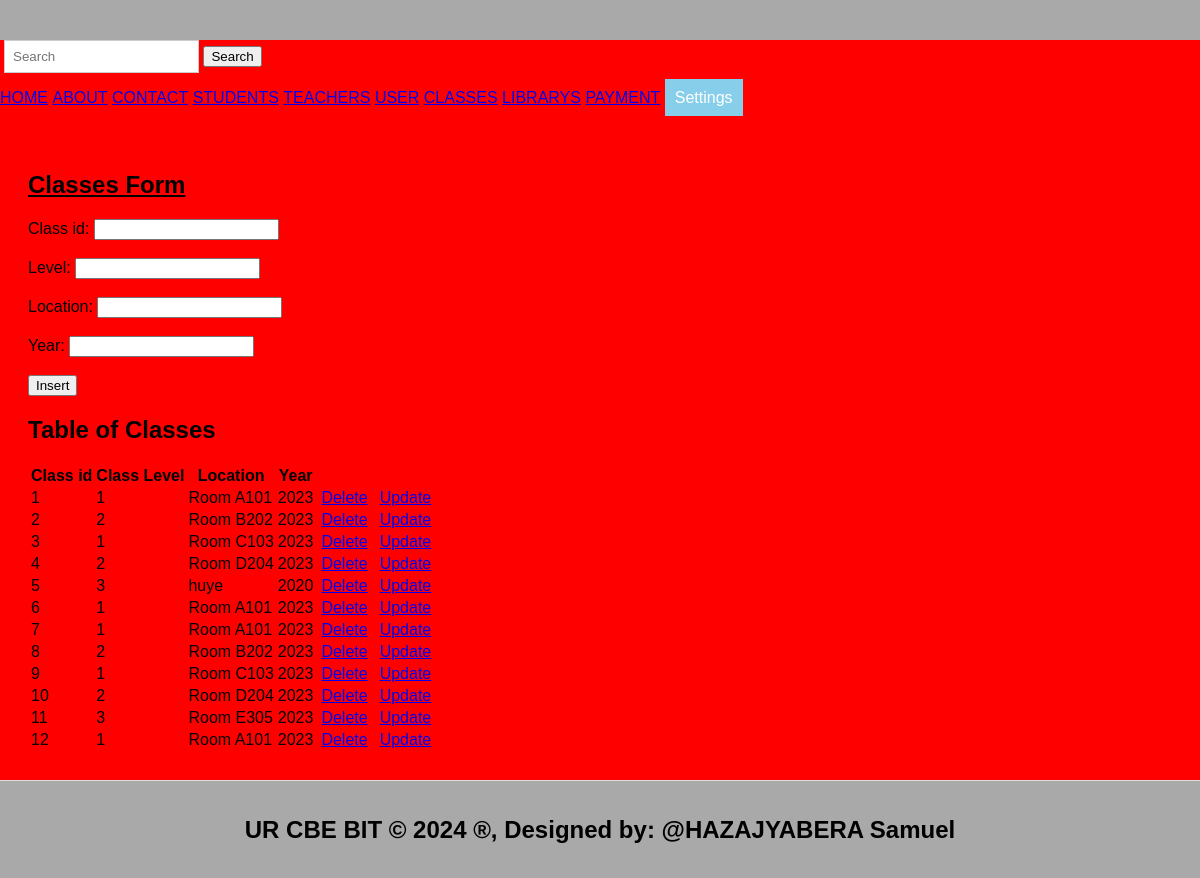
Screenshot of /class.php with the database file from the repository.
### tables this page shows
CREATE TABLE `classes` (
  `Class_id` int(11) NOT NULL,
  `Class_level` int(11) NOT NULL,
  `Location` varchar(20) NOT NULL,
  `Year` int(11) NOT NULL
);

### class.php (the view, shortened to what this page needs)
<!DOCTYPE html>
<html>
<head>
</head>
<body>
</body>
</html> <!DOCTYPE html>
<html lang="en">
<head>
  <link rel="stylesheet" type="text/css" href="style.css" title="style 1" media="screen, tv, projection, handheld, print"/>
</head>
<body>
  <header>
  </header>
<body><body bgcolor="gray">
  <form class="forms" role="search" action="search.php">
    <input class="form-control" type="text" placeholder="Search" aria-label="Search">
    <button class="searchbtn" type="submit">Search</button>
  </form>
  <ul style="list-style-type: none; padding: 0;">
    <li style="display: inline;"><a href="./home.html">HOME</a></li>
    <li style="display: inline;"><a href="./about_us.html">ABOUT</a></li>
    <li style="display: inline;"><a href="./contact.html">CONTACT</a></li>
    <li style="display: inline;"><a href="./student.html">STUDENTS</a></li>
    <li style="display: inline;"><a href="./teacher.html">TEACHERS</a></li>
    <li style="display: inline;"><a href="./course.html">USER</a></li>
    <li style="display: inline;"><a href="./class.html">CLASSES</a></li>
    <li style="display: inline;"><a href="./library.html">LIBRARYS</a></li>
    <li style="display: inline;"><a href="./payment.html">PAYMENT</a></li>
    <li class="dropdown" style="display: inline; margin-right: 10px;">
      <a href="#" style="padding: 10px; color: white; background-color: skyblue; text-decoration: none; margin-right: 15px;">Settings</a>
    </li>
  </ul>
  <section>
    <h1><u>Classes Form</u></h1>
    <form method="post">
      <label for="clid">Class id:</label>
      <input type="number" id="clid" name="clid"><br><br>
      <label for="clevel">Level:</label>
      <input type="text" id="clevel" name="clevel" required><br><br>
      <label for="cllocation">Location:</label>
      <input type="text" id="cllocation" name="cllocation" required><br><br>
      <label for="clyear">Year:</label>
      <input type="text" id="clyear" name="clyear" required><br><br>
      <input type="submit" name="insert" value="Insert">
    </form>
    <h2>Table of Classes</h2>
    <table>
      <tr>
        <th>Class id</th>
        <th>Class Level</th>
        <th>Location</th>
        <th>Year</th>
      </tr>
      <?php
      $host = "localhost";
      $user = "samuel";
      $pass = "222003581";
      $database = "hazajyabera_samuel_222003581";
      $connection = new mysqli($host, $user, $pass, $database);
      $sql = "SELECT * FROM Classes";
      $result = $connection->query($sql);
      if ($result->num_rows > 0) {
          while ($row = $result->fetch_assoc()) {
              echo "<tr><td>" . $row["Class_id"] . "</td>
                        <td>" . $row["Class_level"] . "</td>
                        <td>" . $row["Location"] . "</td>
                        <td>" . $row["Year"] . "</td>
                    <td><a style='padding:4px' href='delete_class.php? Class_id=" . $row["Class_id"] . "'>Delete</a></td>
                    <td><a style='padding:4px' href='update_class.php?Stu_id=" . $row["Class_id"] . "'>Update</a></td>
                </tr>";
          }
      } else {
          echo "<tr><td colspan='4'>No data found</td></tr>";
      }
      ?>
    </table>
  </section>
  <footer>
    <center>
      <b><h2>UR CBE BIT &copy; 2024 &reg;, Designed by: @HAZAJYABERA Samuel</h2></b>
    </center>
  </footer>
</body>
</html>

### style.css (style rules this page uses)
body { font-family: Arial, sans-serif; margin: 0; padding: 0; }
.form-control { padding: 8px; margin-left: 4px; border: 1px solid #ccc; }
.dropdown { position: relative; display: inline; margin-right: 10px; }
body { font-family: Arial,sans-serif; margin:0; padding:0; }
header { background-color:darkgray; padding: 20px; }
.dropdown { position: right; display:right; direction:rtl; }
section { padding:28px; border-bottom: 1px solid #ddd; }
footer { text-align: center; padding: 15px; background-color:darkgray; }

### rows the page displays
classes: Class_id "1", Class_level "1", Location "Room A101", Year "2023"
classes: Class_id "2", Class_level "2", Location "Room B202", Year "2023"
classes: Class_id "3", Class_level "1", Location "Room C103", Year "2023"
classes: Class_id "4", Class_level "2", Location "Room D204", Year "2023"
classes: Class_id "5", Class_level "3", Location "huye", Year "2020"
classes: Class_id "6", Class_level "1", Location "Room A101", Year "2023"
classes: Class_id "7", Class_level "1", Location "Room A101", Year "2023"
classes: Class_id "8", Class_level "2", Location "Room B202", Year "2023"
classes: Class_id "9", Class_level "1", Location "Room C103", Year "2023"
classes: Class_id "10", Class_level "2", Location "Room D204", Year "2023"
classes: Class_id "11", Class_level "3", Location "Room E305", Year "2023"
classes: Class_id "12", Class_level "1", Location "Room A101", Year "2023"
